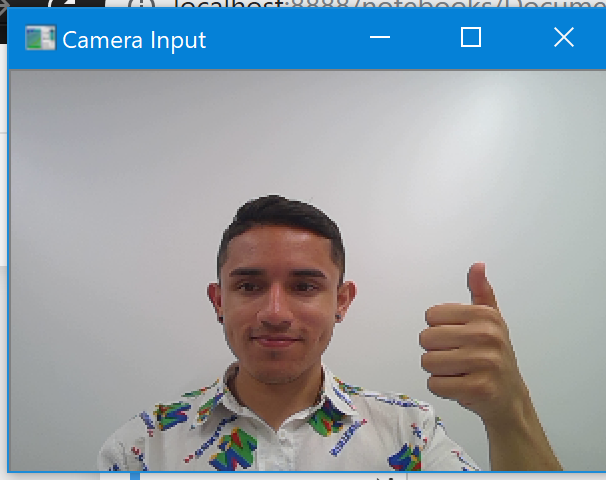
#> input picture gesture_examples/media/checkpoint1.PNG, 606 x 480 px
$ python -i gesture_recognition.py   (imports and definitions only)
#> lines starting #> are read from the running program, lines starting #| are printed output that depends on the picture; after the words box and inside, x2 and y2 are one past the last pixel; in counts of white or black regions, pixels touching at a corner belong together
#> further down, picture is the input picture: shape (480, 606, 3); mean B, G, R 169.8, 160.4, 148
#!/usr/bin/python3
# coding=utf8

import cv2
import numpy as np

# ---- Config ----
FRAME_WIDTH = 300
FRAME_HEIGHT = 200
frames_elapsed = 0
fingers_history = []

# ---- ROI (top-right corner) ----
region_top = 0
region_bottom = FRAME_HEIGHT
region_left = 0
region_right = FRAME_WIDTH

def segment(frame):

    hsv = cv2.cvtColor(frame, cv2.COLOR_BGR2HSV)
#> hsv: shape (480, 606, 3); mean H, S, V 79.1, 53.1, 177.9

    # Brown / orange range
    lower = np.array([5, 80, 50])
    upper = np.array([25, 255, 255])

    mask = cv2.inRange(hsv, lower, upper)
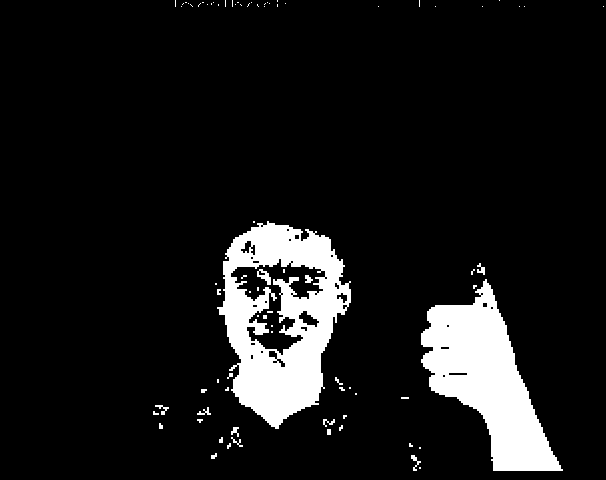
#> mask: shape (480, 606); 9.8% white; 81 white regions (62 under 20 px), largest, box (x1, y1, x2, y2) and area: (217, 221, 351, 429) 14816, (421, 279, 563, 471) 12588, (257, 269, 271, 285) 108

    # Clean noise
    kernel = np.ones((5,5), np.uint8)
    mask = cv2.morphologyEx(mask, cv2.MORPH_OPEN, kernel)
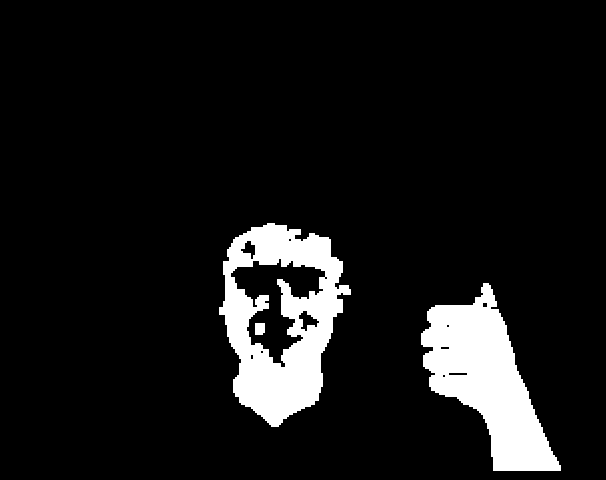
#> mask: shape (480, 606); 9.1% white; 3 white regions, box (x1, y1, x2, y2) and area: (219, 223, 351, 427) 13808, (421, 283, 561, 471) 12528, (255, 323, 265, 335) 116
    mask = cv2.morphologyEx(mask, cv2.MORPH_CLOSE, kernel)
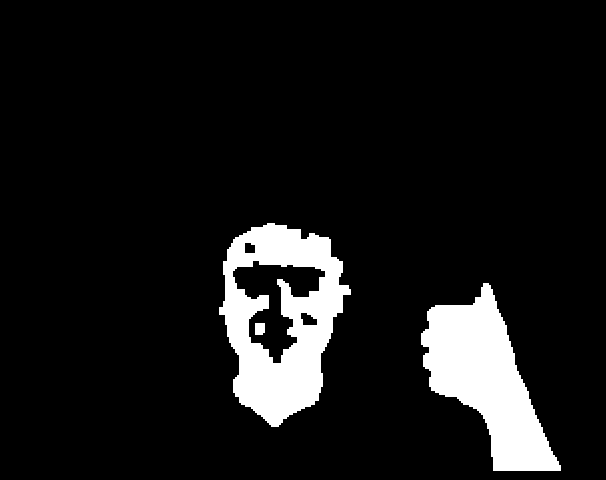
#> mask: shape (480, 606); 9.3% white; 3 white regions

    contours = cv2.findContours(
        mask.copy(),
        cv2.RETR_EXTERNAL,
        cv2.CHAIN_APPROX_SIMPLE
    )[-2]
#> contours = 2 contours; box (x1, y1, x2, y2) and area: (219, 223, 351, 427) 18176, (421, 283, 561, 471) 12352

    if len(contours) == 0:
        return None

    segmented = max(contours, key=cv2.contourArea)
#> segmented = contour of 235 points, box (x1, y1, x2, y2) (219, 223, 351, 427), area 18176

    # Ignore tiny blobs
    if cv2.contourArea(segmented) < 1500:
        return None

    return mask, segmented

# ---- Count Fingers ----
def count_fingers(thresholded, segmented):
    convexHull = cv2.convexHull(segmented)

    top = tuple(convexHull[convexHull[:, :, 1].argmin()][0])
    bottom = tuple(convexHull[convexHull[:, :, 1].argmax()][0])
    left = tuple(convexHull[convexHull[:, :, 0].argmin()][0])
    right = tuple(convexHull[convexHull[:, :, 0].argmax()][0])

    line_height = int(top[1] + (0.2 * (bottom[1] - top[1])))

    line = np.zeros(thresholded.shape[:2], dtype=np.uint8)
    cv2.line(line, (thresholded.shape[1], line_height), (0, line_height), 255, 1)

    line = cv2.bitwise_and(thresholded, thresholded, mask=line)

    contours_data = cv2.findContours(
        line.copy(),
        cv2.RETR_EXTERNAL,
        cv2.CHAIN_APPROX_NONE
    )
    contours = contours_data[-2]

    fingers = 0
    hand_width = abs(right[0] - left[0])

    for curr in contours:
        width = len(curr)
        if 5 < width < 3 * hand_width / 4:
            fingers += 1

    return fingers


# ---- Map to RPS ----
def classify(fingers):
    if fingers == 0:
        return "Rock"
    elif fingers == 2:
        return "Scissors"
    elif fingers >= 4:
        return "Paper"
    else:
        return "Unknown"


# ---- Main ----
# [53 lines not run here, left out]

>>> import cv2
>>> picture = cv2.imread('media/checkpoint1.PNG')
>>> result = segment(picture)

$ run again, on gesture_examples/media/checkpoint2.PNG
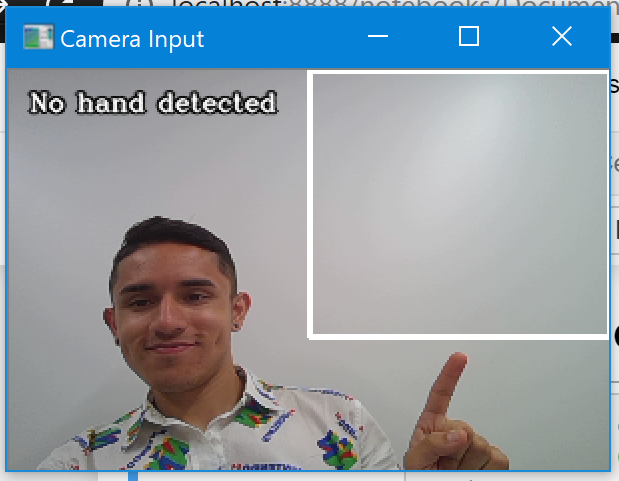
#> input picture gesture_examples/media/checkpoint2.PNG, 619 x 481 px
#> picture is the input picture: shape (481, 619, 3); mean B, G, R 166.7, 156.4, 142.8
#> hsv: shape (481, 619, 3); mean H, S, V 74.2, 49.8, 172.9
#> in segment, `mask = cv2.inRange(hsv, lower, upper)`:
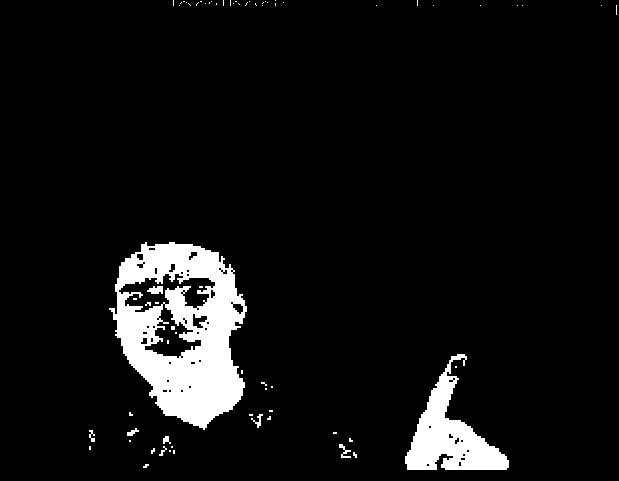
#> mask: shape (481, 619); 6.8% white; 70 white regions (61 under 20 px), largest, box (x1, y1, x2, y2) and area: (109, 242, 247, 430) 14720, (405, 354, 509, 470) 4832, (147, 286, 163, 294) 96
#> in segment, `mask = cv2.morphologyEx(mask, cv2.MORPH_CLOSE, kernel)`:
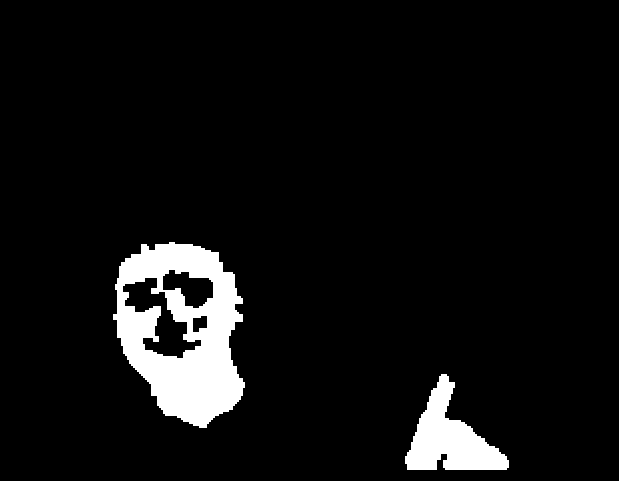
#> mask: shape (481, 619); 6.4% white; 2 white regions
#> contours = 2 contours; box (x1, y1, x2, y2) and area: (113, 242, 245, 428) 17604, (405, 374, 509, 470) 4508
#> segmented = contour of 238 points, box (x1, y1, x2, y2) (113, 242, 245, 428), area 17604

$ run again, on gesture_examples/media/checkpoint3.PNG
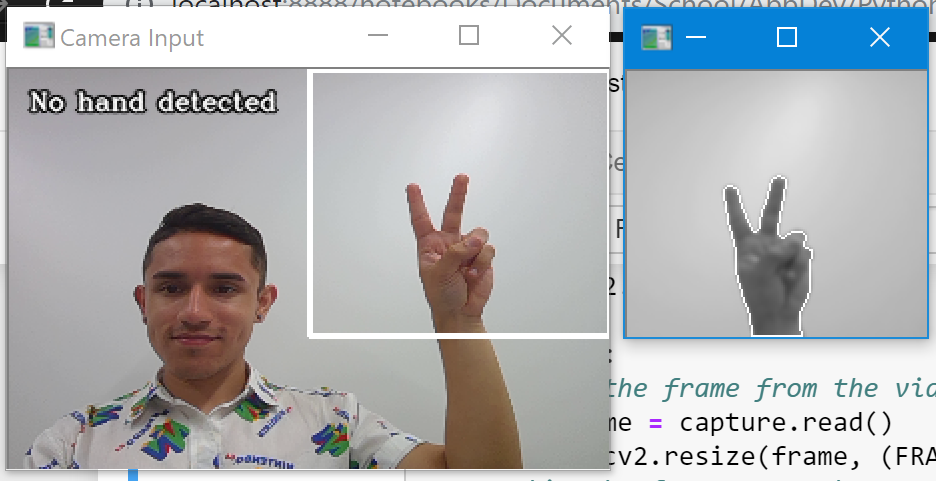
#> input picture gesture_examples/media/checkpoint3.PNG, 936 x 481 px
#> picture is the input picture: shape (481, 936, 3); mean B, G, R 184.5, 181.7, 178.6
#> hsv: shape (481, 936, 3); mean H, S, V 47.1, 24.7, 189.7
#> in segment, `mask = cv2.inRange(hsv, lower, upper)`:
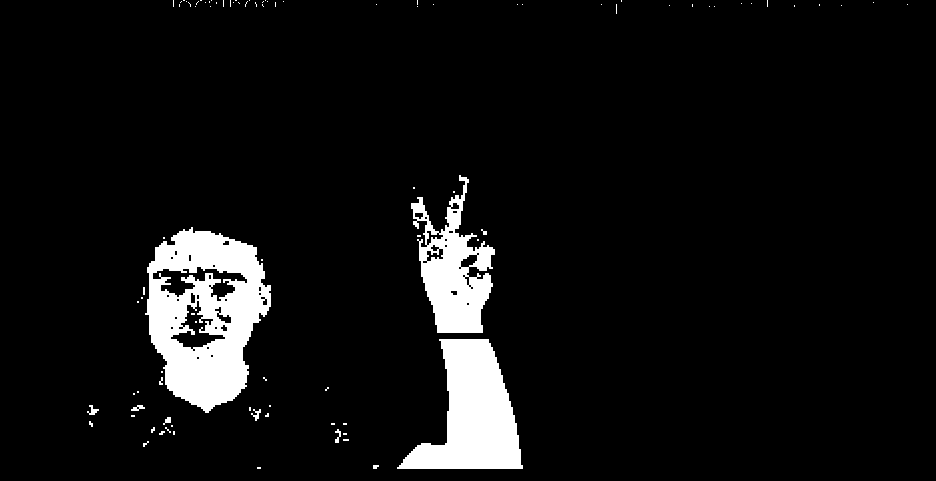
#> mask: shape (481, 936); 6.7% white; 92 white regions (81 under 20 px), largest, box (x1, y1, x2, y2) and area: (145, 227, 271, 413) 14008, (397, 339, 523, 469) 9152, (411, 175, 495, 333) 6204
#> in segment, `mask = cv2.morphologyEx(mask, cv2.MORPH_CLOSE, kernel)`:
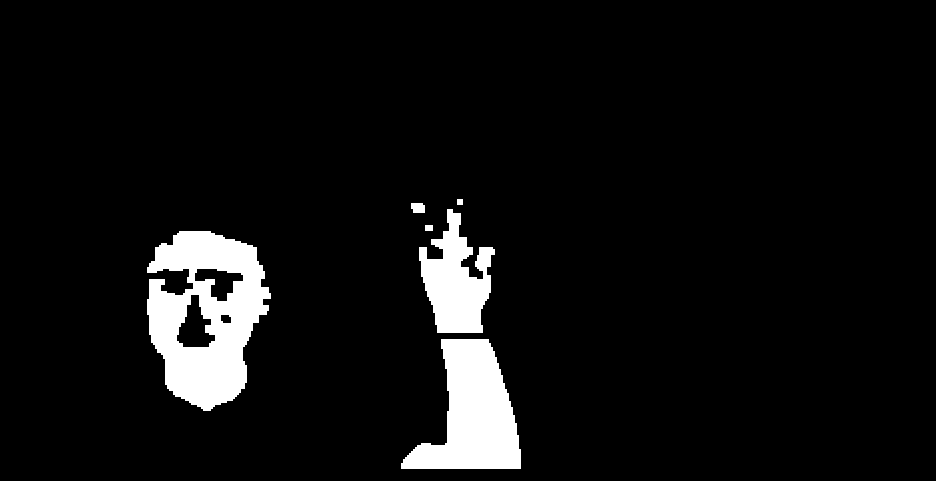
#> mask: shape (481, 936); 6.3% white; 6 white regions
#> contours = 6 contours; box (x1, y1, x2, y2) and area: (147, 231, 271, 411) 15299, (401, 339, 521, 469) 8886, (419, 209, 495, 333) 5097, (411, 203, 425, 213) 106, (425, 225, 433, 231) 35, (457, 199, 463, 205) 25
#> segmented = contour of 244 points, box (x1, y1, x2, y2) (147, 231, 271, 411), area 15299

$ run again, on gesture_examples/media/checkpoint4.PNG
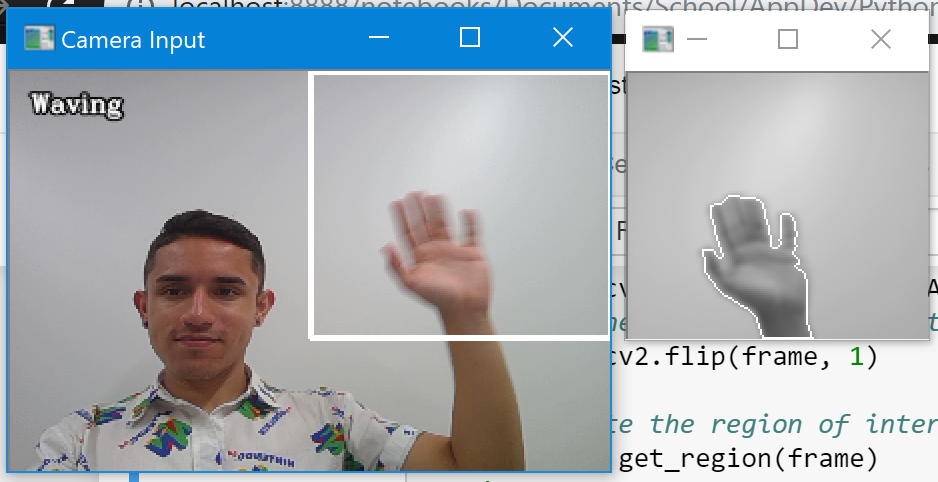
#> input picture gesture_examples/media/checkpoint4.PNG, 938 x 482 px
#> picture is the input picture: shape (482, 938, 3); mean B, G, R 181.7, 175.2, 166.9
#> hsv: shape (482, 938, 3); mean H, S, V 48.8, 34.8, 186.8
#> in segment, `mask = cv2.inRange(hsv, lower, upper)`:
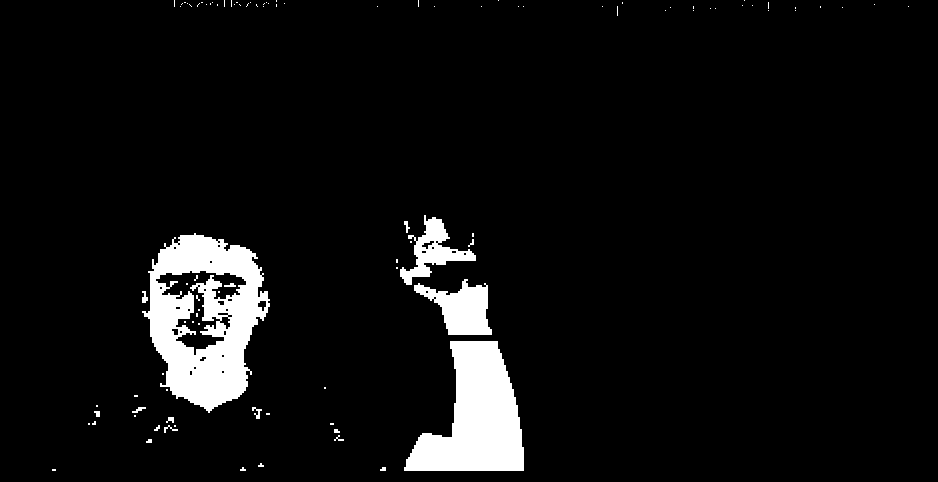
#> mask: shape (482, 938); 6% white; 99 white regions (81 under 20 px), largest, box (x1, y1, x2, y2) and area: (142, 233, 270, 413) 12920, (404, 341, 524, 471) 9432, (414, 279, 492, 335) 2392
#> in segment, `mask = cv2.morphologyEx(mask, cv2.MORPH_CLOSE, kernel)`:
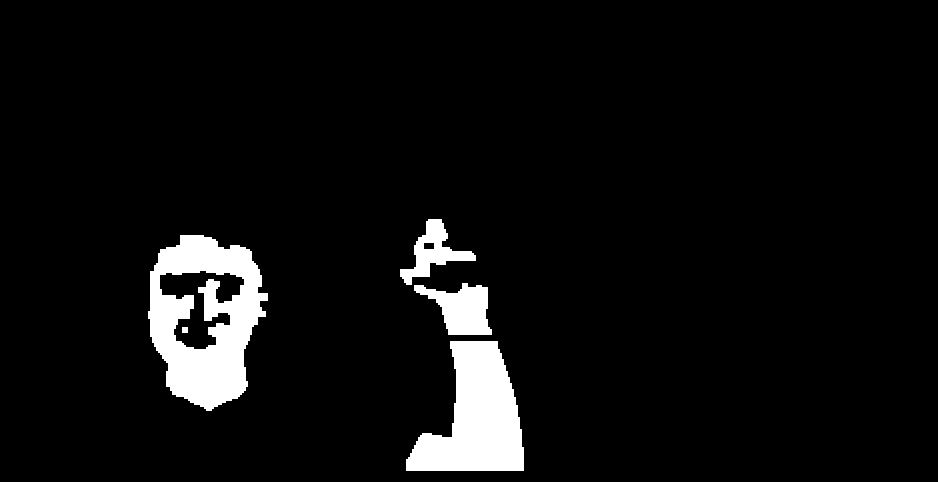
#> mask: shape (482, 938); 5.7% white; 5 white regions
#> contours = 4 contours; box (x1, y1, x2, y2) and area: (148, 235, 268, 411) 15039, (406, 341, 524, 471) 9182, (414, 283, 492, 335) 2223, (400, 219, 476, 285) 1698
#> segmented = contour of 208 points, box (x1, y1, x2, y2) (148, 235, 268, 411), area 15039
